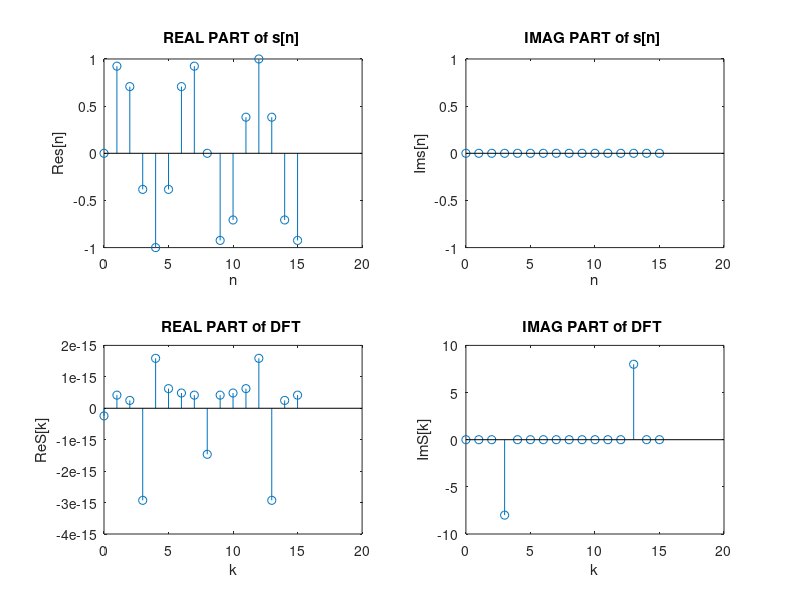

Source code (MATLAB):
nn = 0 : (16-1) ;
w_0=6*pi/16;
%s=-1j*(exp(-1i*w_0*nn)-exp(1i*w_0*nn)/2) ;
s=sin(1.0*w_0*nn);
S =fft(s) ;
kk = nn ;

subplot(221)
stem(nn,real(s))
title( 'REAL PART of s[n] ' ) , xlabel( 'n'), ylabel('Re{s[n]}')

subplot(222)
stem(nn,imag(s))
title( 'IMAG PART of s[n] ' ) , xlabel( 'n'), ylabel('Im{s[n]}')

subplot(223)
stem(kk,real(S))
title( 'REAL PART of DFT ' ) , xlabel( 'k'), ylabel('Re{S[k]}')

subplot(224)
stem(kk,imag(S))
title( 'IMAG PART of DFT ' ) , xlabel( 'k'), ylabel('Im{S[k]}')
